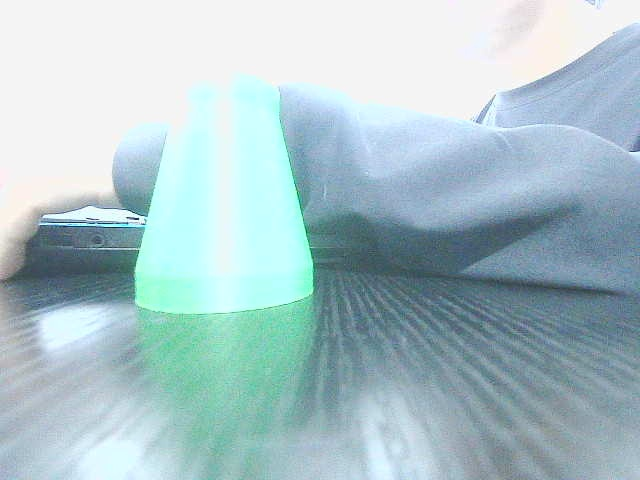
#> input picture debug/board_scene_raw.jpg, 640 x 480 px
$ python color_classifier.py ../debug/board_scene_raw.jpg
#> lines starting #> are read from the running program, lines starting #| are printed output that depends on the picture
# -*- coding: utf-8 -*-
"""
颜色分类：在 YOLO 检测框 ROI 内做 HSV 投票。

设计要点（2026-10-21 板端实测后重写）：
  * 旧版用 (V<230)&(S>40) 做有效掩膜，过曝场景下 53% 像素 V=255 被全部剔除，
    ROI 有效像素只剩 6.8% < MIN_PIXEL_RATIO，导致永远判色失败。
  * 旧版 white/black 区间要求低饱和，却被 S>40 的掩膜排除，永远不可能胜出。
  新版：
    1) 先去高光：高光 = 高 V 且低 S（镜面反射），只按 S 门限筛"彩色像素"，不砍高 V。
    2) 中性色（白/灰/黑）单独判定，不参与色相投票。
    3) 彩色像素足够时才做色相投票；否则按白/黑/失败处理。
"""
import cv2
import numpy as np
import config as C

# 中性色不在色相上投票（它们的 HSV 区间没有色相意义）
NEUTRAL_NAMES = ("black", "white")


def _masks(hsv_roi):
    """返回 uint8 掩膜（0/255）：彩色 / 白灰 / 暗。"""
    h, s, v = cv2.split(hsv_roi)
    chromatic = (s > C.S_LOW_THRES).astype(np.uint8) * 255
    whiteish = ((s <= C.S_LOW_THRES) & (v > C.WHITE_V_MIN)).astype(np.uint8) * 255
    darkish = (v < C.BLACK_V_MAX).astype(np.uint8) * 255
    return chromatic, whiteish, darkish


def _vote_color(hsv_roi, chromatic):
    """对彩色区间统计落在掩膜内的像素数。"""
    scores = {}
    for name, (lo, hi) in C.COLOR_RANGES_HSV.items():
        if name in NEUTRAL_NAMES:
            continue
        m = cv2.inRange(hsv_roi, np.array(lo), np.array(hi))
        if name == "red":
            m2 = cv2.inRange(hsv_roi,
                             np.array(C.RED_HSV_LOWER2[0]),
                             np.array(C.RED_HSV_LOWER2[1]))
            m = cv2.bitwise_or(m, m2)
        m = cv2.bitwise_and(m, chromatic)
        scores[name] = int(cv2.countNonZero(m))
    return scores


def classify_color(bgr_roi, verbose=False):
    """
    输入: YOLO 检测到的 BGR ROI 图
    返回: (color_name, confidence 0~1) 或 (None, 0.0) 识别失败
    """
    h, w = bgr_roi.shape[:2]
    if h < 10 or w < 10:
        return None, 0.0

    hsv = cv2.cvtColor(bgr_roi, cv2.COLOR_BGR2HSV)
    chromatic, whiteish, darkish = _masks(hsv)
    total = float(h * w)
    r_chroma = float(np.count_nonzero(chromatic)) / total
    r_white = float(np.count_nonzero(whiteish)) / total
    r_dark = float(np.count_nonzero(darkish)) / total

    if verbose:
        print("  [color] chroma=%.2f white=%.2f dark=%.2f" %
              (r_chroma, r_white, r_dark))

    # ---- 彩色像素不足：按中性色判 ----
    if r_chroma < C.MIN_PIXEL_RATIO:
        if r_white >= C.NEUTRAL_MIN_RATIO:
            return "white", round(r_white, 3)
        if r_dark >= C.NEUTRAL_MIN_RATIO:
            return "black", round(r_dark, 3)
        return None, 0.0

    # ---- 色相投票 ----
    scores = _vote_color(hsv, chromatic)
    sorted_c = sorted(scores.items(), key=lambda x: x[1], reverse=True)
    top_name, top_cnt = sorted_c[0]
    second_cnt = sorted_c[1][1] if len(sorted_c) > 1 else 0
    if top_cnt == 0:
        return None, 0.0

    conf = top_cnt / (top_cnt + second_cnt + 1e-6)

    # 易混色二次判别：深红 vs 暗橙（用有效彩色像素的 R/(R+G) 均值）
    if top_name == "red" and conf < 0.75:
        b, g, r = cv2.split(bgr_roi)
        mask_bool = chromatic > 0
        if mask_bool.sum() > 20:
            r_m = r[mask_bool].astype(np.float32)
            g_m = g[mask_bool].astype(np.float32)
            ratio = float(np.mean(r_m / (r_m + g_m + 1e-6)))
            if ratio < C.DARK_RED_RATIO_THRES:
                top_name = "orange"

    return top_name, round(conf, 3)


if __name__ == "__main__":
    import sys
    img = cv2.imread(sys.argv[1]) if len(sys.argv) > 1 else None
#> img is the input picture: shape (480, 640, 3); mean B, G, R 202.2, 196.4, 171.2
    if img is None:
        print("用法: python color_classifier.py <test.jpg> [x y w h]")
    else:
        roi = img
        if len(sys.argv) >= 6:
            x, y, w, h = (int(v) for v in sys.argv[2:6])
            roi = img[max(0, y):y + h, max(0, x):x + w]
        name, conf = classify_color(roi, verbose=True)
#> in classify_color, `hsv = cv2.cvtColor(bgr_roi, cv2.COLOR_BGR2HSV)`: hsv: shape (480, 640, 3); mean H, S, V 78.3, 46.4, 204.7
#> in _masks, `h, s, v = cv2.split(hsv_roi)`:
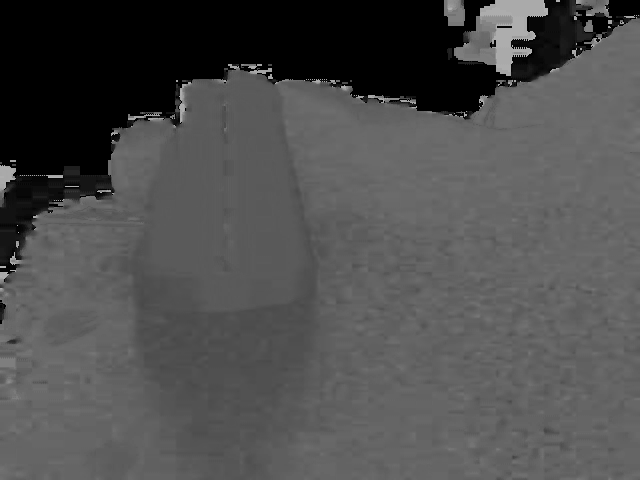
#> h: shape (480, 640); min 0, max 177, mean 78.3
#> in _masks, `h, s, v = cv2.split(hsv_roi)`:
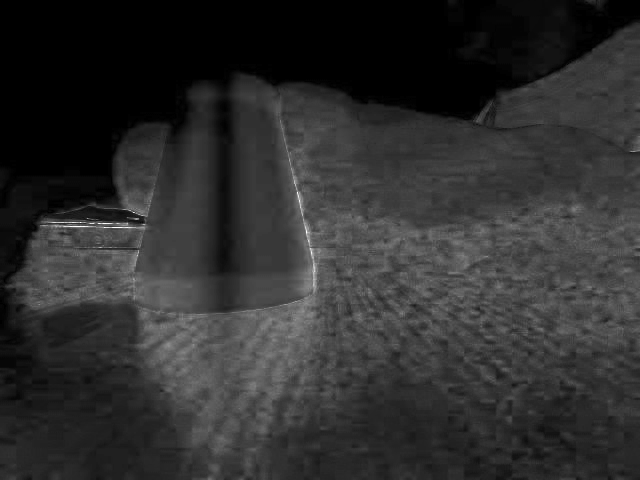
#> s: shape (480, 640); min 0, max 255, mean 46.4
#> in _masks, `h, s, v = cv2.split(hsv_roi)`:
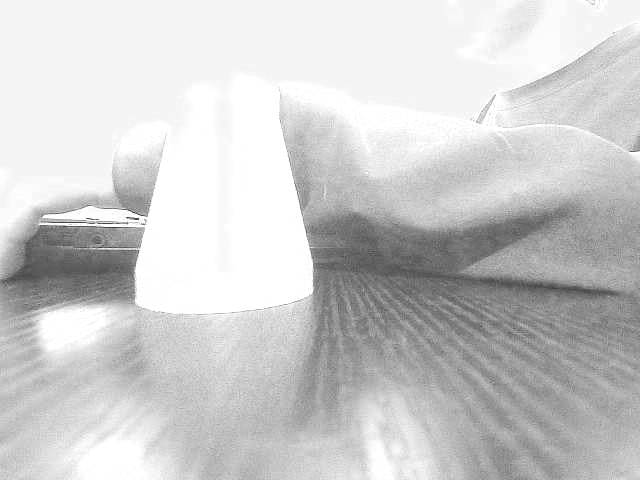
#> v: shape (480, 640); min 42, max 255, mean 204.7
#> (the run stopped early here; a loop or call above may not have finished)

$ run again, on debug/now_1.jpg
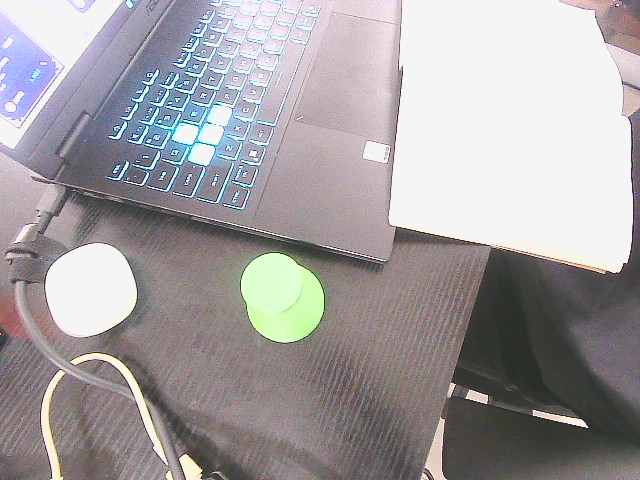
#> input picture debug/now_1.jpg, 640 x 480 px
#> img is the input picture: shape (480, 640, 3); mean B, G, R 161.6, 159.2, 163.4
#> hsv: shape (480, 640, 3); mean H, S, V 75.1, 24.4, 169.3
#> in _masks, `h, s, v = cv2.split(hsv_roi)`:
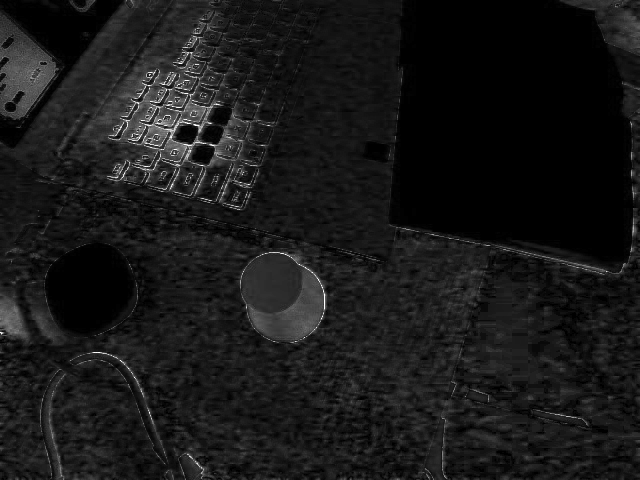
#> s: shape (480, 640); min 0, max 255, mean 24.4
#> in _masks, `h, s, v = cv2.split(hsv_roi)`:
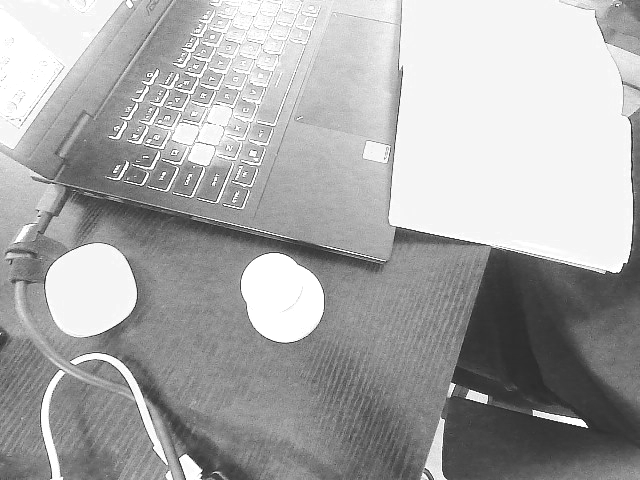
#> v: shape (480, 640); min 28, max 255, mean 169.3

$ run again, on debug/pair.jpg
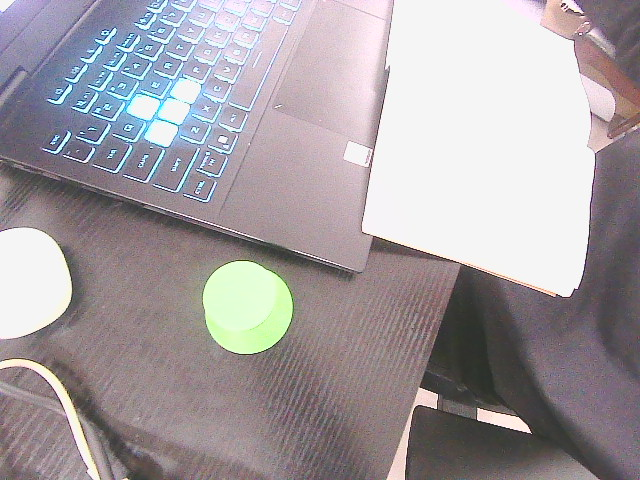
#> input picture debug/pair.jpg, 640 x 480 px
#> img is the input picture: shape (480, 640, 3); mean B, G, R 162.2, 158.3, 164.9
#> hsv: shape (480, 640, 3); mean H, S, V 89.8, 27.9, 171
#> in _masks, `h, s, v = cv2.split(hsv_roi)`:
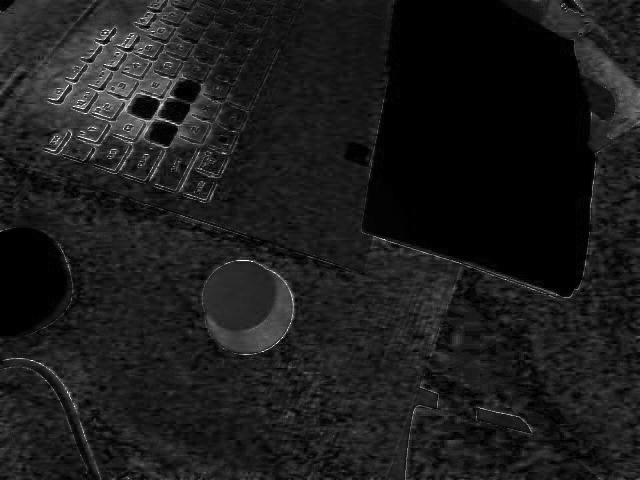
#> s: shape (480, 640); min 0, max 255, mean 27.9
#> in _masks, `h, s, v = cv2.split(hsv_roi)`:
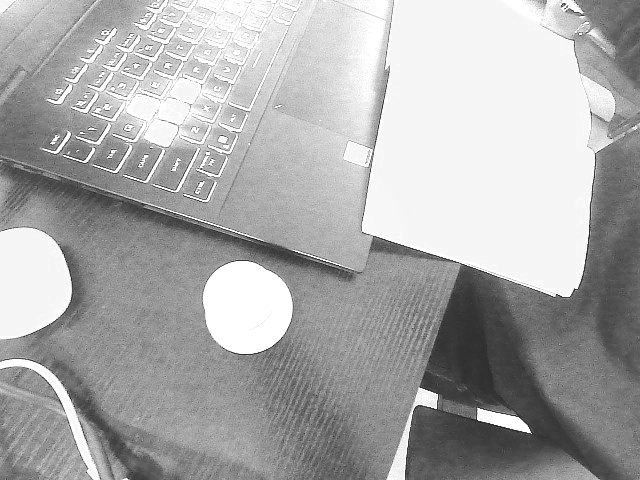
#> v: shape (480, 640); min 32, max 255, mean 171
